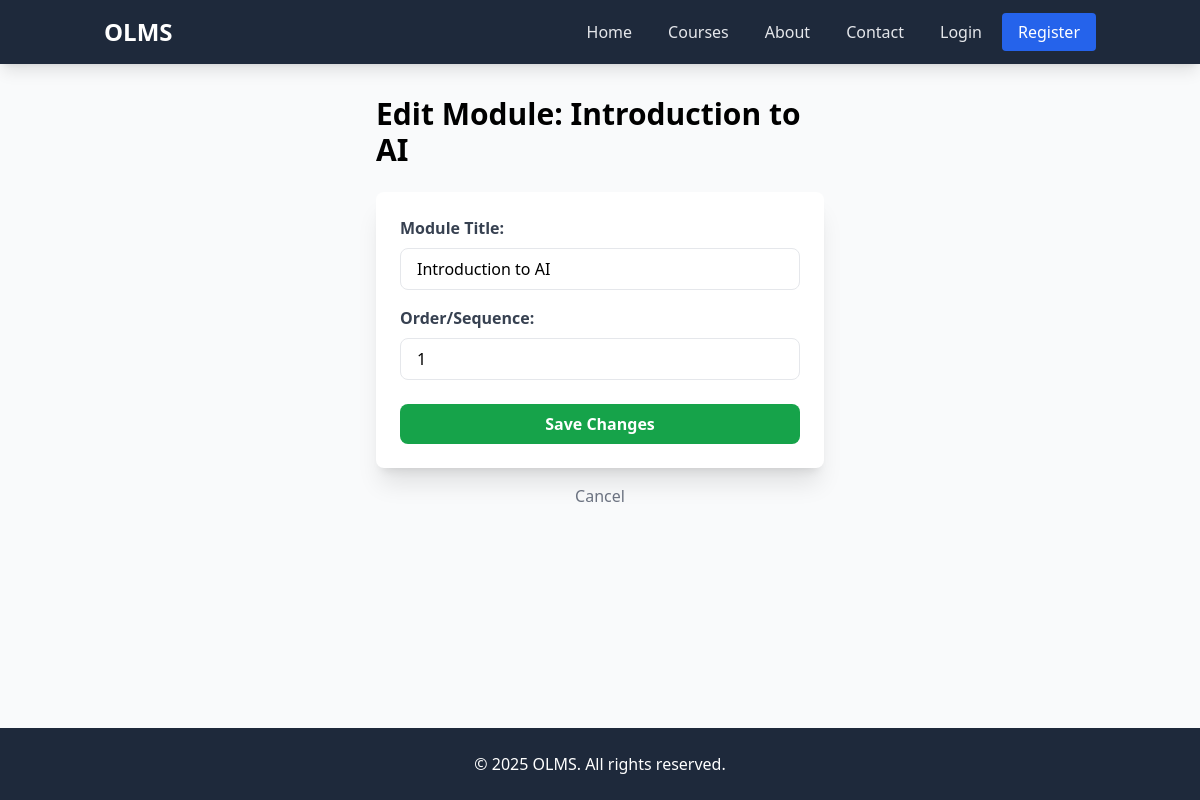
Screenshot of /lecturer/edit_module.php?module_id=13 with the database file from the repository.
### tables this page shows
CREATE TABLE `modules` (
  `id` int(11) NOT NULL,
  `course_id` int(11) DEFAULT NULL,
  `title` varchar(150) NOT NULL,
  `module_order` int(11) NOT NULL
);

### lecturer/edit_module.php (the view, shortened to what this page needs)
<?php
include("../header.php");
include("../connection.php");
$module_id = isset($_GET['module_id']) ? $_GET['module_id'] : null;
$fetch_query = "SELECT course_id, title, module_order FROM modules WHERE id = '$module_id'";
$fetch_result = mysqli_query($conn, $fetch_query);
$module_data = mysqli_fetch_assoc($fetch_result);
$course_id = $module_data['course_id'];
?>
<div class="container mx-auto p-8 max-w-lg">
    <h2 class="text-3xl font-bold mb-6">Edit Module: <?php echo htmlspecialchars($module_data['title']); ?></h2>
    <form action="edit_module.php?module_id=<?php echo $module_id; ?>" method="POST" class="p-6 bg-white rounded-lg shadow-xl">
        <div class="mb-4">
            <label for="module_title" class="block text-gray-700 font-semibold mb-2">Module Title:</label>
            <input type="text" id="module_title" name="module_title" value="<?php echo htmlspecialchars($module_data['title']); ?>" required class="w-full px-4 py-2 border rounded-lg">
        </div>
        <div class="mb-6">
            <label for="module_order" class="block text-gray-700 font-semibold mb-2">Order/Sequence:</label>
            <input type="number" id="module_order" name="module_order" value="<?php echo $module_data['module_order']; ?>" min="1" required class="w-full px-4 py-2 border rounded-lg">
        </div>
        <button type="submit" name="update_module" class="w-full bg-green-600 text-white font-bold py-2 px-4 rounded-lg hover:bg-green-700 transition">
            Save Changes
        </button>
    </form>
    <a href="module_setup.php?course_id=<?php echo $course_id; ?>" class="mt-4 block text-center text-gray-500 hover:text-gray-700">Cancel</a>
</div>
<?php include("../footer.php"); ?>

### rows the page displays
modules: title "Introduction to AI", module_title "Introduction to AI", module_order "1"
